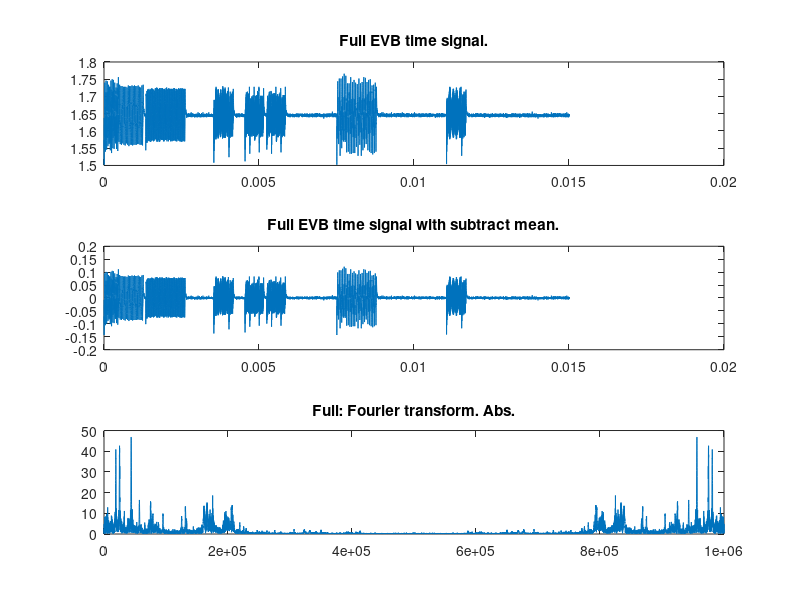

MATLAB code for this plot:
%mducng/SoC/D2/G2touch
%%%%%%%%%%%%%%%%%%%%%%%%%%%%%%%%%%%%%%%%%%%%%%%%%%%%%%%%%%%%%%%%%%%%%%%%%%%
clc;
clear;
close all;
%%%%%%%%%%%%%%%%%%%%%%%%%%%%%%%%%%%%%%%%%%%%%%%%%%%%%%%%%%%%%%%%%%%%%%%%%%%
% load txt file
load EVB1M.txt;
dataraw             = EVB1M;
temp                = size(dataraw);
length_full         = temp(1);
x_full_raw          = dataraw;
%%%%%%%%%%%%%%%%%%%%%%%%%%%%%%%%%%%%%%%%%%%%%%%%%%%%%%%%%%%%%%%%%%%%%%%%%%%
Fs                  = 10^6;  
dt                  = 1/Fs;
%%%%%%%%%%%%%%%%%%%%%%%%%%%%%%%%%%%%%%%%%%%%%%%%%%%%%%%%%%%%%%%%%%%%%%%%%%%
% Substract mean:
x_full              = x_full_raw - mean(x_full_raw);
t_full              = (1:1:length(x_full))*dt;
% FFT calculation for BeaconLF
Nfft                = length(x_full);
deltaF              = Fs/Nfft;
tVectors            = (1:Nfft)*dt;
fVectors            = (1:Nfft)*deltaF;
% Beacon LF part to FFT calculation
fftfullTem          = fft(x_full(1:1:Nfft),Nfft);
fftfull             = abs(fftfullTem);
%%%%%%%%%%%%%%%%%%%%%%%%%%%%%%%%%%%%%%%%%%%%%%%%%%%%%%%%%%%%%%%%%%%%%%%%%%%
% plot full EVB time signal
figure(1);
subplot(3,1,1);
plot(t_full,x_full_raw);
title('Full EVB time signal.');
subplot(3,1,2);
plot(t_full,x_full);
title('Full EVB time signal with subtract mean.');
% plot fft output
subplot(3,1,3);
plot(fVectors,fftfull);
title('Full: Fourier transform. Abs.'); 
%%%%%%%%%%%%%%%%%%%%%%%%%%%%%%%%%%%%%%%%%%%%%%%%%%%%%%%%%%%%%%%%%%%%%%%%%%%